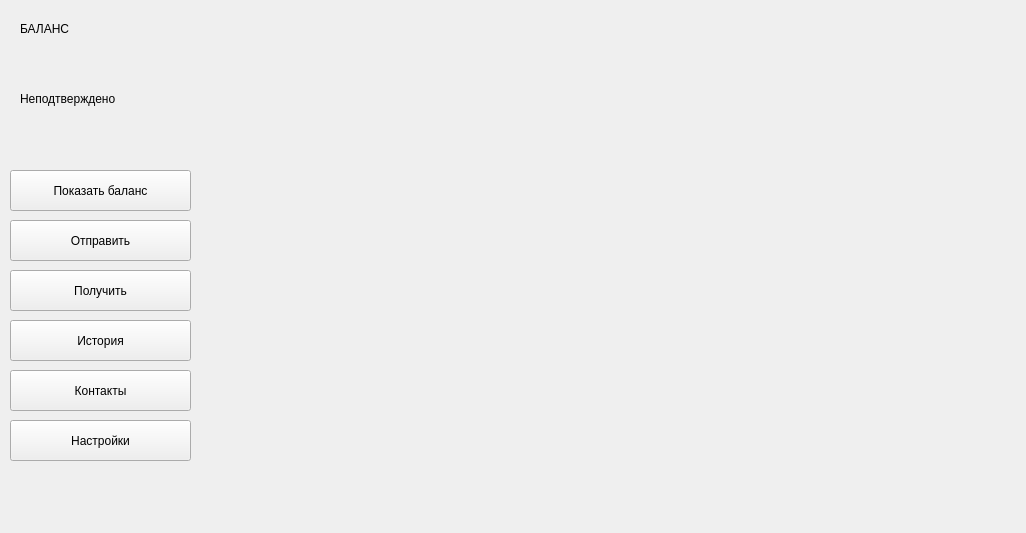
<?xml version="1.0" encoding="UTF-8"?>
<ui version="4.0">
 <class>MainWindow</class>
 <widget class="QMainWindow" name="MainWindow">
  <property name="geometry">
   <rect>
    <x>0</x>
    <y>0</y>
    <width>1026</width>
    <height>533</height>
   </rect>
  </property>
  <property name="windowTitle">
   <string>MainWindow</string>
  </property>
  <widget class="QWidget" name="centralwidget">
   <widget class="QStackedWidget" name="stackedWidget">
    <property name="geometry">
     <rect>
      <x>220</x>
      <y>60</y>
      <width>831</width>
      <height>471</height>
     </rect>
    </property>
    <property name="lineWidth">
     <number>3</number>
    </property>
    <property name="midLineWidth">
     <number>3</number>
    </property>
    <property name="currentIndex">
     <number>0</number>
    </property>
    <widget class="QWidget" name="home"/>
    <widget class="QWidget" name="receive_page">
     <widget class="QLabel" name="address_qr">
      <property name="geometry">
       <rect>
        <x>290</x>
        <y>50</y>
        <width>191</width>
        <height>141</height>
       </rect>
      </property>
      <property name="text">
       <string/>
      </property>
     </widget>
     <widget class="QPushButton" name="address_label">
      <property name="geometry">
       <rect>
        <x>226</x>
        <y>280</y>
        <width>331</width>
        <height>26</height>
       </rect>
      </property>
      <property name="text">
       <string/>
      </property>
      <property name="flat">
       <bool>true</bool>
      </property>
     </widget>
    </widget>
    <widget class="QWidget" name="send">
     <widget class="QLineEdit" name="addr">
      <property name="geometry">
       <rect>
        <x>80</x>
        <y>20</y>
        <width>311</width>
        <height>26</height>
       </rect>
      </property>
      <property name="text">
       <string>адрес</string>
      </property>
     </widget>
     <widget class="QLineEdit" name="summ">
      <property name="geometry">
       <rect>
        <x>80</x>
        <y>70</y>
        <width>311</width>
        <height>26</height>
       </rect>
      </property>
      <property name="text">
       <string>сумма</string>
      </property>
     </widget>
     <widget class="QPushButton" name="pushButton">
      <property name="geometry">
       <rect>
        <x>80</x>
        <y>210</y>
        <width>191</width>
        <height>71</height>
       </rect>
      </property>
      <property name="text">
       <string>Отправить</string>
      </property>
      <property name="checkable">
       <bool>false</bool>
      </property>
     </widget>
     <widget class="QLabel" name="hash">
      <property name="geometry">
       <rect>
        <x>20</x>
        <y>170</y>
        <width>761</width>
        <height>20</height>
       </rect>
      </property>
      <property name="text">
       <string/>
      </property>
      <property name="openExternalLinks">
       <bool>true</bool>
      </property>
     </widget>
     <widget class="QLineEdit" name="note">
      <property name="geometry">
       <rect>
        <x>80</x>
        <y>120</y>
        <width>311</width>
        <height>26</height>
       </rect>
      </property>
      <property name="text">
       <string>примечание (видно только вам)</string>
      </property>
     </widget>
    </widget>
   </widget>
   <widget class="QPushButton" name="pushButton_3">
    <property name="geometry">
     <rect>
      <x>10</x>
      <y>220</y>
      <width>181</width>
      <height>41</height>
     </rect>
    </property>
    <property name="text">
     <string>Отправить</string>
    </property>
   </widget>
   <widget class="QLabel" name="label_2">
    <property name="geometry">
     <rect>
      <x>20</x>
      <y>20</y>
      <width>66</width>
      <height>18</height>
     </rect>
    </property>
    <property name="text">
     <string>БАЛАНС</string>
    </property>
   </widget>
   <widget class="QLabel" name="balance">
    <property name="geometry">
     <rect>
      <x>20</x>
      <y>60</y>
      <width>131</width>
      <height>18</height>
     </rect>
    </property>
    <property name="text">
     <string/>
    </property>
   </widget>
   <widget class="QPushButton" name="show_bal">
    <property name="geometry">
     <rect>
      <x>10</x>
      <y>170</y>
      <width>181</width>
      <height>41</height>
     </rect>
    </property>
    <property name="text">
     <string>Показать баланс</string>
    </property>
   </widget>
   <widget class="QPushButton" name="receive_button">
    <property name="geometry">
     <rect>
      <x>10</x>
      <y>270</y>
      <width>181</width>
      <height>41</height>
     </rect>
    </property>
    <property name="text">
     <string>Получить</string>
    </property>
   </widget>
   <widget class="QLabel" name="hello">
    <property name="geometry">
     <rect>
      <x>220</x>
      <y>10</y>
      <width>781</width>
      <height>41</height>
     </rect>
    </property>
    <property name="text">
     <string/>
    </property>
   </widget>
   <widget class="QPushButton" name="history">
    <property name="geometry">
     <rect>
      <x>10</x>
      <y>320</y>
      <width>181</width>
      <height>41</height>
     </rect>
    </property>
    <property name="text">
     <string>История</string>
    </property>
   </widget>
   <widget class="QPushButton" name="setting">
    <property name="geometry">
     <rect>
      <x>10</x>
      <y>420</y>
      <width>181</width>
      <height>41</height>
     </rect>
    </property>
    <property name="text">
     <string>Настройки</string>
    </property>
   </widget>
   <widget class="QPushButton" name="contacts">
    <property name="geometry">
     <rect>
      <x>10</x>
      <y>370</y>
      <width>181</width>
      <height>41</height>
     </rect>
    </property>
    <property name="text">
     <string>Контакты</string>
    </property>
   </widget>
   <widget class="QLabel" name="label">
    <property name="geometry">
     <rect>
      <x>20</x>
      <y>90</y>
      <width>121</width>
      <height>18</height>
     </rect>
    </property>
    <property name="mouseTracking">
     <bool>false</bool>
    </property>
    <property name="text">
     <string>Неподтверждено</string>
    </property>
   </widget>
   <widget class="QLabel" name="unconf_balance">
    <property name="geometry">
     <rect>
      <x>20</x>
      <y>120</y>
      <width>131</width>
      <height>18</height>
     </rect>
    </property>
    <property name="text">
     <string/>
    </property>
   </widget>
  </widget>
 </widget>
 <resources/>
 <connections/>
</ui>
